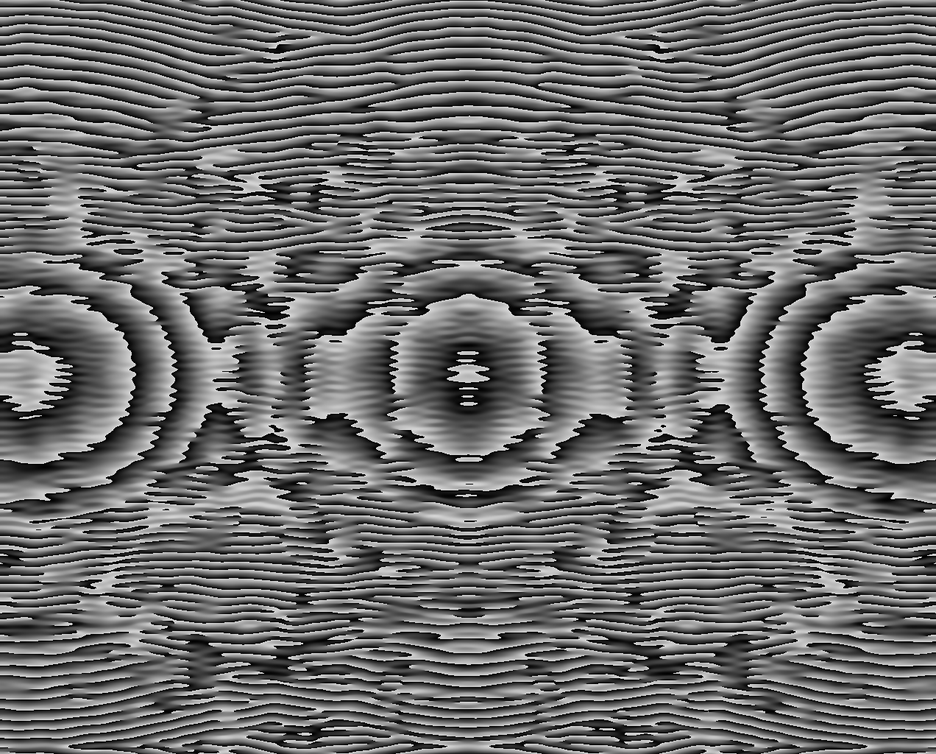
#> input picture test_4.bmp, 936 x 754 px, shrunk from 1272 x 1024 before the run
$ python -i adaptive_noise_suppressor.py   (imports and definitions only)
#> lines starting #> are read from the running program, lines starting #| are printed output that depends on the picture
"""
自适应噪声抑制器 (v7.0)

实时图像噪声估计与自适应抑制模块，提升光斑检测的鲁棒性。
支持多种降噪策略，根据噪声水平自动选择最优方法。

灵感来源:
- scikit-image restoration (https://scikit-image.org/) — 图像恢复算法
- OpenCV fastNlMeansDenoising — 非局部均值降噪
- BM3D (IEEE TIP 2007) — 块匹配 3D 协同滤波
- Wavelet shrinkage (Donoho 1995) — 小波阈值降噪

算法原理:
  1. 噪声估计: 使用 MAD (Median Absolute Deviation) 估计噪声标准差
  2. 策略选择: 根据噪声水平自动选择降噪方法
     - 低噪声 (< σ=5):   不降噪 (保留原始细节)
     - 中噪声 (5-20):    高斯滤波 + 边缘保护
     - 高噪声 (> 20):    非局部均值 / 小波降噪
  3. 自适应参数: 根据估计的噪声水平调整滤波器参数

外部依赖: numpy, cv2 (可选)
"""

import numpy as np
import logging
from dataclasses import dataclass, field
from typing import Optional, Tuple
from enum import Enum

logger = logging.getLogger(__name__)


class DenoiseStrategy(Enum):
    """降噪策略枚举。"""
    NONE = "none"               # 不降噪
    GAUSSIAN = "gaussian"       # 高斯滤波
    MEDIAN = "median"           # 中值滤波
    BILATERAL = "bilateral"     # 双边滤波 (边缘保护)
    NLMEANS = "nlmeans"         # 非局部均值
    WAVELET = "wavelet"         # 小波阈值降噪


@dataclass
class NoiseProfile:
    """噪声分析结果。"""
    estimated_sigma: float = 0.0      # 估计的噪声标准差
    noise_level: str = "low"          # "low", "medium", "high"
    strategy_used: DenoiseStrategy = DenoiseStrategy.NONE
    snr_before: float = 0.0           # 降噪前 SNR
    snr_after: float = 0.0            # 降噪后 SNR
    detail_preservation: float = 1.0  # 细节保留率 (0-1)
    processing_time_ms: float = 0.0   # 处理耗时


@dataclass
class DenoiseConfig:
    """降噪器配置。"""
    # 噪声水平阈值
    low_noise_threshold: float = 5.0     # σ < 5 为低噪声
    high_noise_threshold: float = 20.0   # σ > 20 为高噪声

    # 高斯滤波参数
    gaussian_kernel_size: int = 3

    # 中值滤波参数
    median_kernel_size: int = 3

    # 双边滤波参数
    bilateral_d: int = 9
    bilateral_sigma_color: float = 75.0
    bilateral_sigma_space: float = 75.0

    # 非局部均值参数
    nlmeans_h: float = 10.0
    nlmeans_template_window: int = 7
    nlmeans_search_window: int = 21

    # 小波降噪参数
    wavelet_level: int = 3
    wavelet_threshold_factor: float = 3.0  # σ * factor

    # 自适应模式
    adaptive: bool = True  # 自动选择策略


class AdaptiveNoiseSuppressor:
    """自适应噪声抑制器。

    根据图像噪声水平自动选择最优降噪策略，在噪声抑制和细节保留之间取得平衡。

    使用示例:
        suppressor = AdaptiveNoiseSuppressor()
        denoised, profile = suppressor.suppress(noisy_image)
        print(f"Noise σ={profile.estimated_sigma:.1f}, Strategy={profile.strategy_used.value}")
    """

    def __init__(self, config: Optional[DenoiseConfig] = None):
        self._config = config or DenoiseConfig()
        self._noise_history: list = []

    @property
    def config(self) -> DenoiseConfig:
        return self._config

    def estimate_noise(self, image: np.ndarray) -> float:
        """使用 MAD 方法估计图像噪声标准差。

        基于鲁棒的最小绝对偏差估计器:
            σ = MAD / 0.6745

        对图像进行 Laplacian 滤波后，使用中值绝对偏差估计噪声。

        Args:
            image: 灰度图像 (H, W)

        Returns:
            估计的噪声标准差
        """
        if image.ndim == 3:
            gray = np.mean(image[:, :, :3], axis=2)
        else:
            gray = image.astype(np.float64)

        # Laplacian 核
        kernel = np.array([[0, 1, 0], [1, -4, 1], [0, 1, 0]], dtype=np.float64)
        h, w = gray.shape

        # 卷积 (手动实现，避免 cv2 依赖)
        padded = np.pad(gray, 1, mode='reflect')
        laplacian = np.zeros_like(gray)
        for i in range(3):
            for j in range(3):
                laplacian += kernel[i, j] * padded[i:i + h, j:j + w]

        # MAD 估计
        sigma = np.median(np.abs(laplacian)) / 0.6745
        return float(sigma)

    def suppress(
        self,
        image: np.ndarray,
        strategy: Optional[DenoiseStrategy] = None
    ) -> Tuple[np.ndarray, NoiseProfile]:
        """对图像进行自适应降噪。

        Args:
            image: 输入图像 (灰度或彩色)
            strategy: 指定降噪策略 (None=自动选择)

        Returns:
            (denoised_image, noise_profile): 降噪后的图像和噪声分析结果
        """
        import time
        t0 = time.perf_counter()

        # 转换为灰度
        if image.ndim == 3:
            gray = np.mean(image[:, :, :3], axis=2).astype(np.float64)
        else:
            gray = image.astype(np.float64)

        # 估计噪声
        sigma = self.estimate_noise(gray)
        self._noise_history.append(sigma)
        if len(self._noise_history) > 100:
            self._noise_history.pop(0)

        # 确定策略
        if strategy is None and self._config.adaptive:
            strategy = self._select_strategy(sigma)
        elif strategy is None:
            strategy = DenoiseStrategy.NONE

        # 计算 SNR (降噪前)
        snr_before = self._compute_snr(gray)

        # 执行降噪
        if strategy == DenoiseStrategy.NONE:
            denoised = gray.copy()
        elif strategy == DenoiseStrategy.GAUSSIAN:
            denoised = self._gaussian_denoise(gray, sigma)
        elif strategy == DenoiseStrategy.MEDIAN:
            denoised = self._median_denoise(gray, sigma)
        elif strategy == DenoiseStrategy.BILATERAL:
            denoised = self._bilateral_denoise(gray, sigma)
        elif strategy == DenoiseStrategy.NLMEANS:
            denoised = self._nlmeans_denoise(gray, sigma)
        elif strategy == DenoiseStrategy.WAVELET:
            denoised = self._wavelet_denoise(gray, sigma)
        else:
            denoised = gray.copy()

        # 计算 SNR (降噪后)
        snr_after = self._compute_snr(denoised)

        # 细节保留率
        detail_preservation = self._compute_detail_preservation(gray, denoised)

        # 噪声水平分类
        if sigma < self._config.low_noise_threshold:
            noise_level = "low"
        elif sigma < self._config.high_noise_threshold:
            noise_level = "medium"
        else:
            noise_level = "high"

        elapsed_ms = (time.perf_counter() - t0) * 1000

        profile = NoiseProfile(
            estimated_sigma=sigma,
            noise_level=noise_level,
            strategy_used=strategy,
            snr_before=snr_before,
            snr_after=snr_after,
            detail_preservation=detail_preservation,
            processing_time_ms=elapsed_ms,
        )

        logger.debug(
            f"NoiseSuppressor: σ={sigma:.2f}, level={noise_level}, "
            f"strategy={strategy.value}, SNR: {snr_before:.1f}->{snr_after:.1f}, "
            f"detail={detail_preservation:.2f}, time={elapsed_ms:.1f}ms"
        )

        return denoised, profile

    def _select_strategy(self, sigma: float) -> DenoiseStrategy:
        """根据噪声水平选择降噪策略。"""
        cfg = self._config
        if sigma < cfg.low_noise_threshold:
            return DenoiseStrategy.NONE
        elif sigma < cfg.high_noise_threshold:
            # 中等噪声: 优先使用双边滤波 (边缘保护)
            try:
                import cv2
                return DenoiseStrategy.BILATERAL
            except ImportError:
                return DenoiseStrategy.GAUSSIAN
        else:
            # 高噪声: 优先使用非局部均值
            try:
                import cv2
                return DenoiseStrategy.NLMEANS
            except ImportError:
                return DenoiseStrategy.WAVELET

    # [35 lines left out: functions _gaussian_denoise, _median_denoise, not called in this run]

    def _bilateral_denoise(self, img: np.ndarray, sigma: float) -> np.ndarray:
        """双边滤波降噪 (边缘保护)。"""
        try:
            import cv2
            cfg = self._config
            # 自适应参数
            sc = max(10, min(sigma * 5, cfg.bilateral_sigma_color))
            ss = max(10, min(sigma * 3, cfg.bilateral_sigma_space))
            return cv2.bilateralFilter(
                img.astype(np.uint8),
                cfg.bilateral_d, sc, ss
            ).astype(np.float64)
        except ImportError:
            return self._gaussian_denoise(img, sigma)

    # [64 lines left out: functions _nlmeans_denoise, _wavelet_denoise, not called in this run]

    def _compute_snr(self, img: np.ndarray) -> float:
        """计算信噪比。"""
        peak = np.max(img)
        noise = np.std(img) if peak > 1e-10 else 1e-10
        return float(peak / noise)

    def _compute_detail_preservation(
        self, original: np.ndarray, denoised: np.ndarray
    ) -> float:
        """计算细节保留率 (基于梯度相似性)。"""
        # Sobel 梯度
        def sobel_grad(img):
            gx = np.diff(img, axis=1)
            gy = np.diff(img, axis=0)
            gx = gx[:, :-1]
            gy = gy[:-1, :]
            return np.sqrt(gx**2 + gy**2)

        grad_orig = sobel_grad(original)
        grad_denoised = sobel_grad(denoised)

        # 确保尺寸一致
        min_h = min(grad_orig.shape[0], grad_denoised.shape[0])
        min_w = min(grad_orig.shape[1], grad_denoised.shape[1])
        grad_orig = grad_orig[:min_h, :min_w]
        grad_denoised = grad_denoised[:min_h, :min_w]

        orig_energy = np.sum(grad_orig**2)
        if orig_energy < 1e-10:
            return 1.0

        # 归一化互相关
        correlation = np.sum(grad_orig * grad_denoised) / (
            np.sqrt(np.sum(grad_orig**2) * np.sum(grad_denoised**2)) + 1e-10
        )
        return float(np.clip(correlation, 0, 1))

    # [4 lines left out: function reset, not called in this run]

    def get_noise_history(self) -> list:
        """获取噪声估计历史。"""
        return list(self._noise_history)

    # [5 lines left out: function get_average_noise, not called in this run]

>>> import cv2
>>> picture = cv2.imread('../test_4.bmp')
#> picture is the input picture: shape (754, 936, 3); min 0, max 255, mean 107.8
>>> result = AdaptiveNoiseSuppressor().suppress(picture)
#> in estimate_noise, `padded = np.pad(gray, 1, mode='reflect')`:
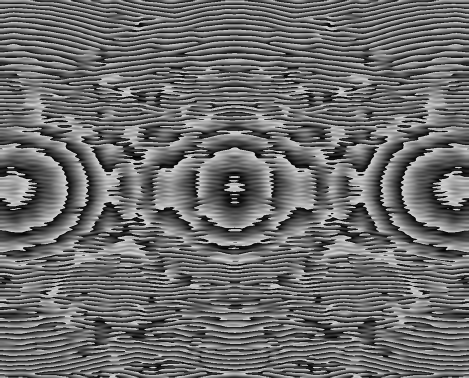
#> padded: shape (756, 938) float64 (shown at 1/2 size); min 0, max 255, mean 107.8
#> after the loop in estimate_noise, `for i in range(3):`:
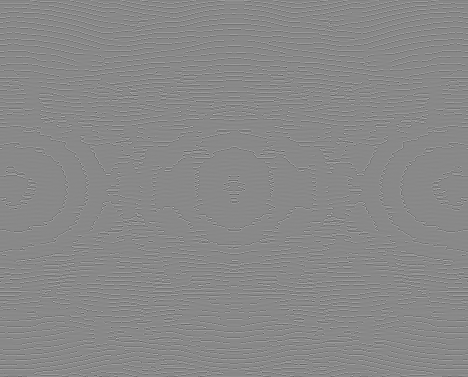
#> laplacian: shape (754, 936) float64 (shown at 1/2 size); min -644, max 556, mean 0; drawn with min black and max white
#> in estimate_noise, `sigma = np.median(np.abs(laplacian)) / 0.6745`: sigma = 14.83
#> in _compute_snr, `peak = np.max(img)`: peak = 255
#> in _compute_snr, `noise = np.std(img) if peak > 1e-10 else 1e-10`: noise = 59.01
#> in suppress, `snr_before = self._compute_snr(gray)`: snr_before = 4.32
#> in _bilateral_denoise, `sc = max(10, min(sigma * 5, cfg.bilateral_sigma_color))`: sc = 74.13
#> in _bilateral_denoise, `ss = max(10, min(sigma * 3, cfg.bilateral_sigma_space))`: ss = 44.48
#> in _bilateral_denoise, `return cv2.bilateralFilter( img.astype(np.uint8), cfg.bilateral_d, sc,..`:
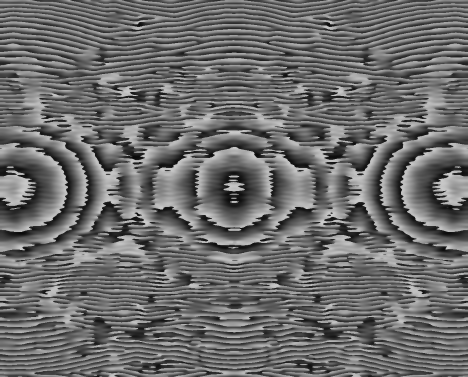
#> returned value: shape (754, 936) float64 (shown at 1/2 size); min 7, max 216, mean 107.7
#> in suppress, `snr_after = self._compute_snr(denoised)`: snr_after = 4.77
#> in sobel_grad, `gx = np.diff(img, axis=1)`:
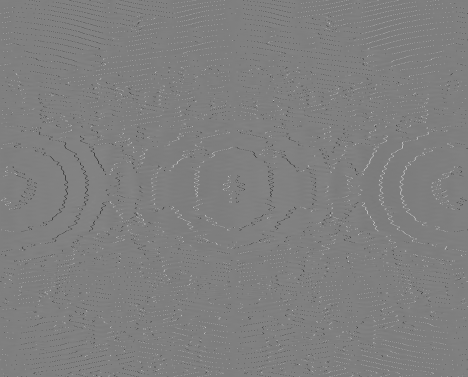
#> gx: shape (754, 935) float64 (shown at 1/2 size); min -219, max 219, mean 0; drawn with min black and max white
#> in sobel_grad, `gy = np.diff(img, axis=0)`:
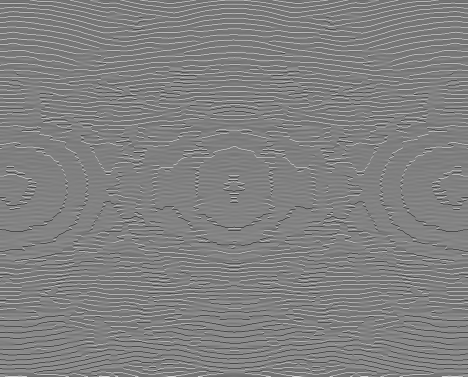
#> gy: shape (753, 936) float64 (shown at 1/2 size); min -238, max 232, mean 0; drawn with min black and max white
#> in sobel_grad, `gy = gy[:-1, :]`:
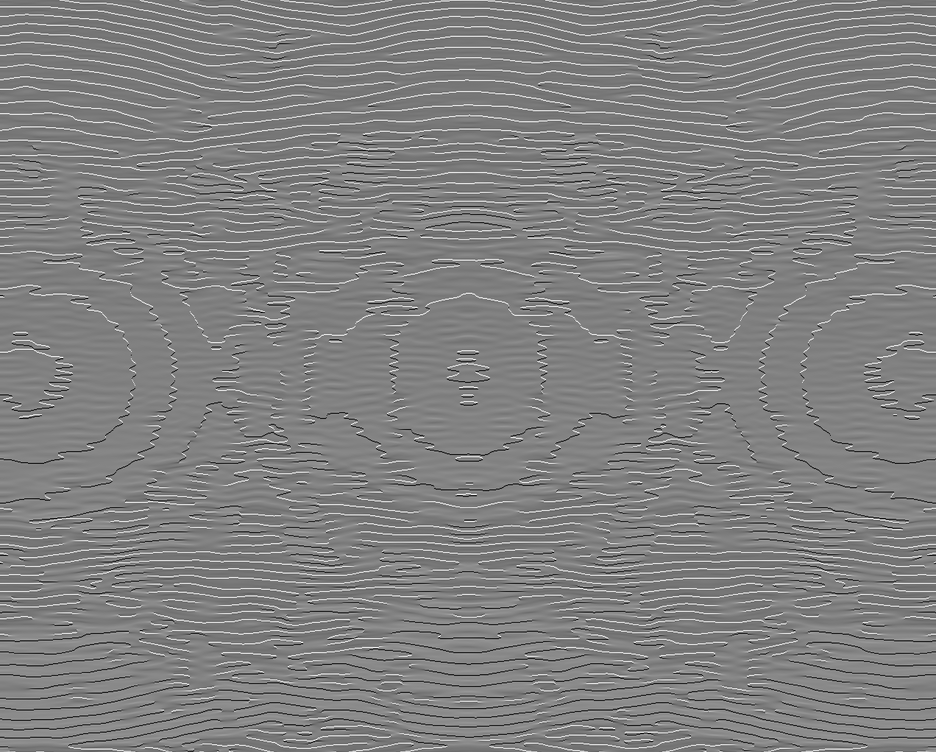
#> gy: shape (752, 936) float64; min -238, max 232, mean 0; drawn with min black and max white
#> (the run stopped early here; a loop or call above may not have finished)

$ run again, on Direct_Analytic_3Spots_1272x1024.bmp
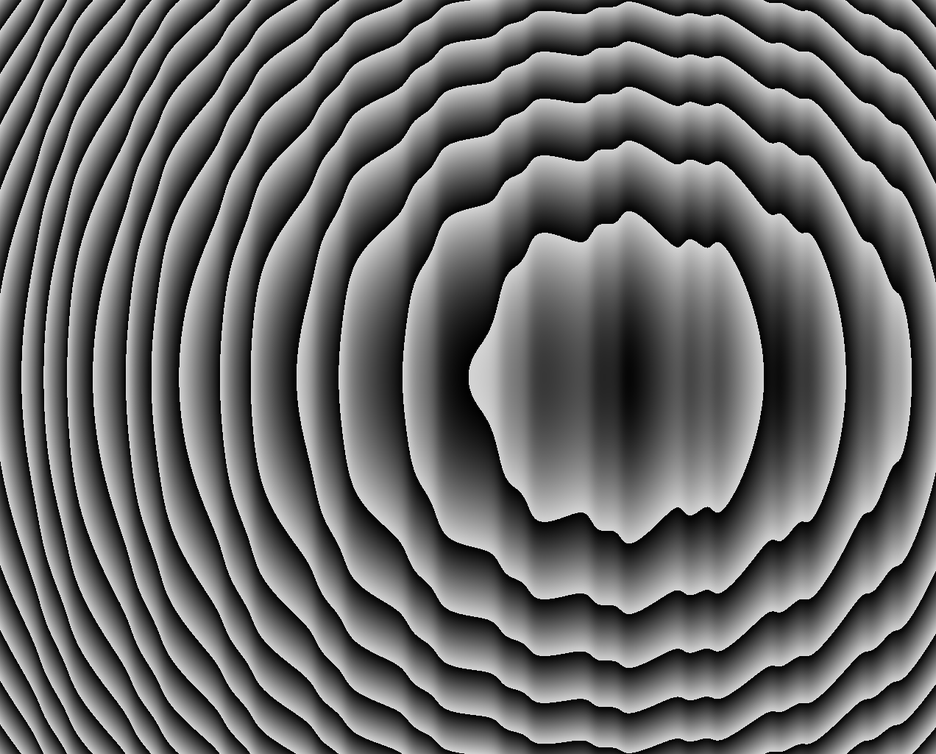
#> input picture Direct_Analytic_3Spots_1272x1024.bmp, 936 x 754 px, shrunk from 1272 x 1024 before the run
#> picture is the input picture: shape (754, 936, 3); min 0, max 242, mean 105.3
#> after the loop in estimate_noise, `for i in range(3):`:
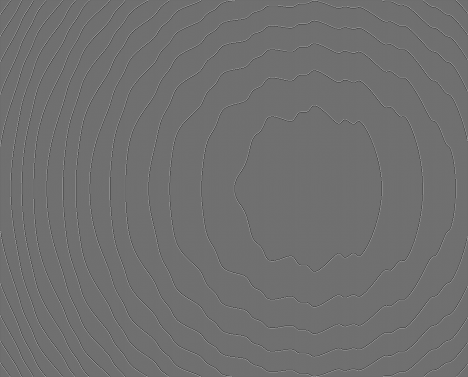
#> laplacian: shape (754, 936) float64 (shown at 1/2 size); min -393, max 504, mean 0; drawn with min black and max white
#> in estimate_noise, `sigma = np.median(np.abs(laplacian)) / 0.6745`: sigma = 1.48
#> peak = 242
#> noise = 59.59
#> snr_before = 4.06
#> in sobel_grad, `gy = np.diff(img, axis=0)`:
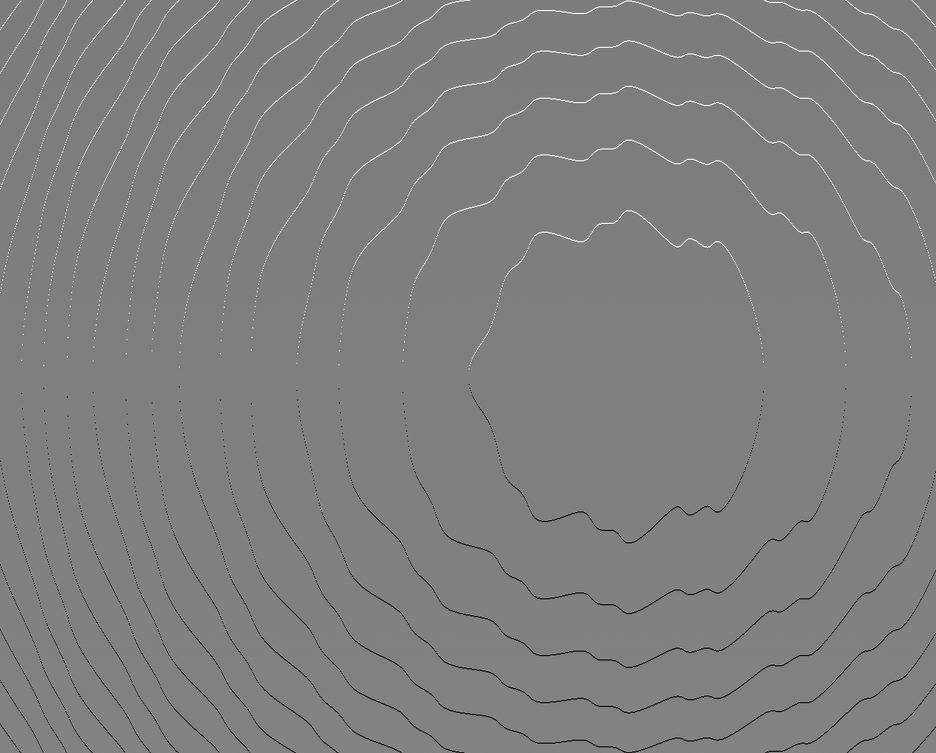
#> gy: shape (753, 936) float64; min -210, max 210, mean 0; drawn with min black and max white

$ run again, on Hamamatsu_Fresnel_3Spots_1272x1024.bmp
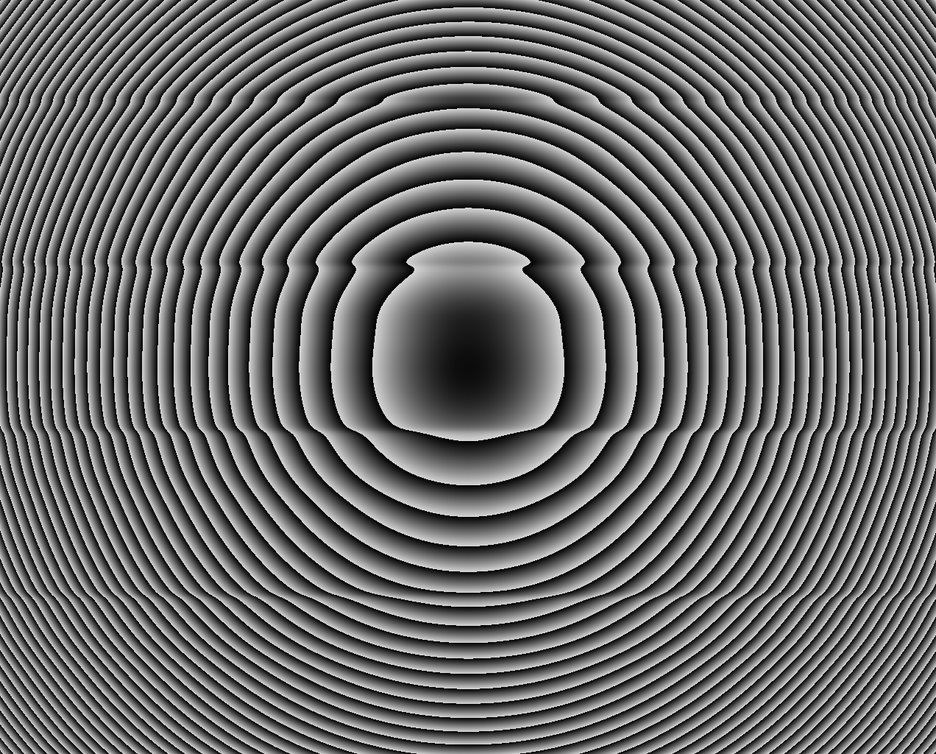
#> input picture Hamamatsu_Fresnel_3Spots_1272x1024.bmp, 936 x 754 px, shrunk from 1272 x 1024 before the run
#> picture is the input picture: shape (754, 936, 3); min 0, max 240, mean 106
#> after the loop in estimate_noise, `for i in range(3):`:
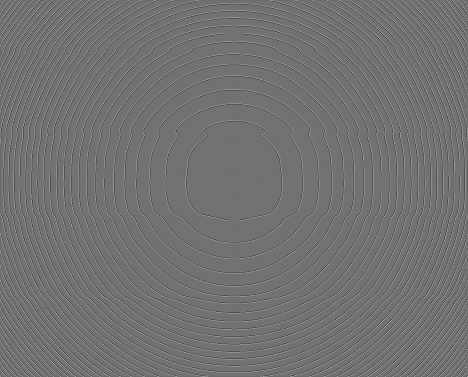
#> laplacian: shape (754, 936) float64 (shown at 1/2 size); min -389, max 485, mean 0; drawn with min black and max white
#> in estimate_noise, `sigma = np.median(np.abs(laplacian)) / 0.6745`: sigma = 2.97
#> peak = 240
#> noise = 59.06
#> snr_before = 4.06
#> in sobel_grad, `gy = np.diff(img, axis=0)`:
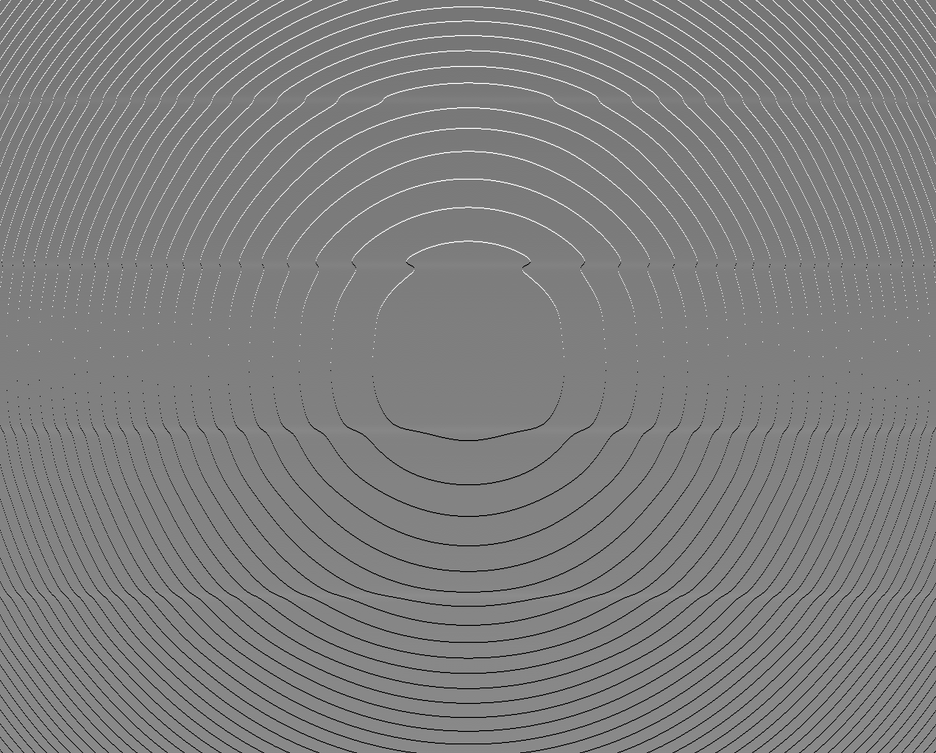
#> gy: shape (753, 936) float64; min -208, max 208, mean 0; drawn with min black and max white
